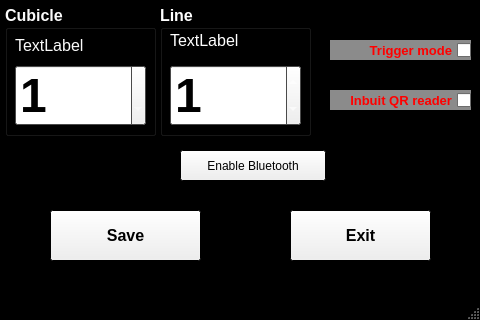
<?xml version="1.0" encoding="UTF-8"?>
<ui version="4.0">
 <class>SETTINGSw</class>
 <widget class="QMainWindow" name="SETTINGSw">
  <property name="geometry">
   <rect>
    <x>0</x>
    <y>0</y>
    <width>480</width>
    <height>320</height>
   </rect>
  </property>
  <property name="palette">
   <palette>
    <active>
     <colorrole role="Base">
      <brush brushstyle="SolidPattern">
       <color alpha="255">
        <red>255</red>
        <green>255</green>
        <blue>255</blue>
       </color>
      </brush>
     </colorrole>
     <colorrole role="Window">
      <brush brushstyle="SolidPattern">
       <color alpha="255">
        <red>0</red>
        <green>0</green>
        <blue>0</blue>
       </color>
      </brush>
     </colorrole>
    </active>
    <inactive>
     <colorrole role="Base">
      <brush brushstyle="SolidPattern">
       <color alpha="255">
        <red>255</red>
        <green>255</green>
        <blue>255</blue>
       </color>
      </brush>
     </colorrole>
     <colorrole role="Window">
      <brush brushstyle="SolidPattern">
       <color alpha="255">
        <red>0</red>
        <green>0</green>
        <blue>0</blue>
       </color>
      </brush>
     </colorrole>
    </inactive>
    <disabled>
     <colorrole role="Base">
      <brush brushstyle="SolidPattern">
       <color alpha="255">
        <red>0</red>
        <green>0</green>
        <blue>0</blue>
       </color>
      </brush>
     </colorrole>
     <colorrole role="Window">
      <brush brushstyle="SolidPattern">
       <color alpha="255">
        <red>0</red>
        <green>0</green>
        <blue>0</blue>
       </color>
      </brush>
     </colorrole>
    </disabled>
   </palette>
  </property>
  <property name="windowTitle">
   <string>JIG SETTINGS</string>
  </property>
  <widget class="QWidget" name="centralwidget">
   <widget class="QPushButton" name="save">
    <property name="geometry">
     <rect>
      <x>50</x>
      <y>210</y>
      <width>151</width>
      <height>51</height>
     </rect>
    </property>
    <property name="font">
     <font>
      <pointsize>12</pointsize>
      <weight>75</weight>
      <bold>true</bold>
     </font>
    </property>
    <property name="text">
     <string>Save</string>
    </property>
   </widget>
   <widget class="QPushButton" name="exit">
    <property name="geometry">
     <rect>
      <x>290</x>
      <y>210</y>
      <width>141</width>
      <height>51</height>
     </rect>
    </property>
    <property name="font">
     <font>
      <pointsize>12</pointsize>
      <weight>75</weight>
      <bold>true</bold>
     </font>
    </property>
    <property name="text">
     <string>Exit</string>
    </property>
   </widget>
   <widget class="QGroupBox" name="groupBox">
    <property name="geometry">
     <rect>
      <x>5</x>
      <y>5</y>
      <width>151</width>
      <height>131</height>
     </rect>
    </property>
    <property name="palette">
     <palette>
      <active>
       <colorrole role="WindowText">
        <brush brushstyle="SolidPattern">
         <color alpha="255">
          <red>250</red>
          <green>250</green>
          <blue>250</blue>
         </color>
        </brush>
       </colorrole>
       <colorrole role="Base">
        <brush brushstyle="SolidPattern">
         <color alpha="255">
          <red>255</red>
          <green>255</green>
          <blue>255</blue>
         </color>
        </brush>
       </colorrole>
       <colorrole role="Window">
        <brush brushstyle="SolidPattern">
         <color alpha="255">
          <red>103</red>
          <green>103</green>
          <blue>103</blue>
         </color>
        </brush>
       </colorrole>
      </active>
      <inactive>
       <colorrole role="WindowText">
        <brush brushstyle="SolidPattern">
         <color alpha="255">
          <red>250</red>
          <green>250</green>
          <blue>250</blue>
         </color>
        </brush>
       </colorrole>
       <colorrole role="Base">
        <brush brushstyle="SolidPattern">
         <color alpha="255">
          <red>255</red>
          <green>255</green>
          <blue>255</blue>
         </color>
        </brush>
       </colorrole>
       <colorrole role="Window">
        <brush brushstyle="SolidPattern">
         <color alpha="255">
          <red>103</red>
          <green>103</green>
          <blue>103</blue>
         </color>
        </brush>
       </colorrole>
      </inactive>
      <disabled>
       <colorrole role="WindowText">
        <brush brushstyle="SolidPattern">
         <color alpha="255">
          <red>120</red>
          <green>120</green>
          <blue>120</blue>
         </color>
        </brush>
       </colorrole>
       <colorrole role="Base">
        <brush brushstyle="SolidPattern">
         <color alpha="255">
          <red>103</red>
          <green>103</green>
          <blue>103</blue>
         </color>
        </brush>
       </colorrole>
       <colorrole role="Window">
        <brush brushstyle="SolidPattern">
         <color alpha="255">
          <red>103</red>
          <green>103</green>
          <blue>103</blue>
         </color>
        </brush>
       </colorrole>
      </disabled>
     </palette>
    </property>
    <property name="font">
     <font>
      <pointsize>12</pointsize>
      <weight>75</weight>
      <bold>true</bold>
     </font>
    </property>
    <property name="title">
     <string>Cubicle</string>
    </property>
    <widget class="QSpinBox" name="spinBoxcube">
     <property name="geometry">
      <rect>
       <x>10</x>
       <y>60</y>
       <width>131</width>
       <height>61</height>
      </rect>
     </property>
     <property name="font">
      <font>
       <pointsize>36</pointsize>
      </font>
     </property>
     <property name="value">
      <number>1</number>
     </property>
    </widget>
    <widget class="QLabel" name="curcube">
     <property name="geometry">
      <rect>
       <x>10</x>
       <y>25</y>
       <width>141</width>
       <height>31</height>
      </rect>
     </property>
     <property name="font">
      <font>
       <weight>50</weight>
       <bold>false</bold>
      </font>
     </property>
     <property name="text">
      <string>TextLabel</string>
     </property>
    </widget>
   </widget>
   <widget class="QGroupBox" name="groupBox_2">
    <property name="geometry">
     <rect>
      <x>160</x>
      <y>5</y>
      <width>151</width>
      <height>131</height>
     </rect>
    </property>
    <property name="palette">
     <palette>
      <active>
       <colorrole role="WindowText">
        <brush brushstyle="SolidPattern">
         <color alpha="255">
          <red>255</red>
          <green>255</green>
          <blue>255</blue>
         </color>
        </brush>
       </colorrole>
       <colorrole role="Base">
        <brush brushstyle="SolidPattern">
         <color alpha="255">
          <red>255</red>
          <green>255</green>
          <blue>255</blue>
         </color>
        </brush>
       </colorrole>
       <colorrole role="Window">
        <brush brushstyle="SolidPattern">
         <color alpha="255">
          <red>103</red>
          <green>103</green>
          <blue>103</blue>
         </color>
        </brush>
       </colorrole>
      </active>
      <inactive>
       <colorrole role="WindowText">
        <brush brushstyle="SolidPattern">
         <color alpha="255">
          <red>255</red>
          <green>255</green>
          <blue>255</blue>
         </color>
        </brush>
       </colorrole>
       <colorrole role="Base">
        <brush brushstyle="SolidPattern">
         <color alpha="255">
          <red>255</red>
          <green>255</green>
          <blue>255</blue>
         </color>
        </brush>
       </colorrole>
       <colorrole role="Window">
        <brush brushstyle="SolidPattern">
         <color alpha="255">
          <red>103</red>
          <green>103</green>
          <blue>103</blue>
         </color>
        </brush>
       </colorrole>
      </inactive>
      <disabled>
       <colorrole role="WindowText">
        <brush brushstyle="SolidPattern">
         <color alpha="255">
          <red>120</red>
          <green>120</green>
          <blue>120</blue>
         </color>
        </brush>
       </colorrole>
       <colorrole role="Base">
        <brush brushstyle="SolidPattern">
         <color alpha="255">
          <red>103</red>
          <green>103</green>
          <blue>103</blue>
         </color>
        </brush>
       </colorrole>
       <colorrole role="Window">
        <brush brushstyle="SolidPattern">
         <color alpha="255">
          <red>103</red>
          <green>103</green>
          <blue>103</blue>
         </color>
        </brush>
       </colorrole>
      </disabled>
     </palette>
    </property>
    <property name="font">
     <font>
      <pointsize>12</pointsize>
      <weight>75</weight>
      <bold>true</bold>
     </font>
    </property>
    <property name="title">
     <string>Line</string>
    </property>
    <widget class="QSpinBox" name="spinBoxline">
     <property name="geometry">
      <rect>
       <x>10</x>
       <y>60</y>
       <width>131</width>
       <height>61</height>
      </rect>
     </property>
     <property name="font">
      <font>
       <pointsize>36</pointsize>
      </font>
     </property>
     <property name="value">
      <number>1</number>
     </property>
    </widget>
    <widget class="QLabel" name="curline">
     <property name="geometry">
      <rect>
       <x>10</x>
       <y>20</y>
       <width>131</width>
       <height>31</height>
      </rect>
     </property>
     <property name="font">
      <font>
       <weight>50</weight>
       <bold>false</bold>
      </font>
     </property>
     <property name="text">
      <string>TextLabel</string>
     </property>
    </widget>
   </widget>
   <widget class="QPushButton" name="pushButton">
    <property name="geometry">
     <rect>
      <x>180</x>
      <y>150</y>
      <width>146</width>
      <height>31</height>
     </rect>
    </property>
    <property name="text">
     <string>Enable Bluetooth</string>
    </property>
   </widget>
   <widget class="QCheckBox" name="checkBox">
    <property name="geometry">
     <rect>
      <x>330</x>
      <y>40</y>
      <width>141</width>
      <height>20</height>
     </rect>
    </property>
    <property name="palette">
     <palette>
      <active>
       <colorrole role="WindowText">
        <brush brushstyle="SolidPattern">
         <color alpha="255">
          <red>255</red>
          <green>0</green>
          <blue>0</blue>
         </color>
        </brush>
       </colorrole>
       <colorrole role="Button">
        <brush brushstyle="SolidPattern">
         <color alpha="255">
          <red>139</red>
          <green>139</green>
          <blue>139</blue>
         </color>
        </brush>
       </colorrole>
       <colorrole role="Light">
        <brush brushstyle="SolidPattern">
         <color alpha="255">
          <red>209</red>
          <green>209</green>
          <blue>209</blue>
         </color>
        </brush>
       </colorrole>
       <colorrole role="Midlight">
        <brush brushstyle="SolidPattern">
         <color alpha="255">
          <red>174</red>
          <green>174</green>
          <blue>174</blue>
         </color>
        </brush>
       </colorrole>
       <colorrole role="Dark">
        <brush brushstyle="SolidPattern">
         <color alpha="255">
          <red>69</red>
          <green>69</green>
          <blue>69</blue>
         </color>
        </brush>
       </colorrole>
       <colorrole role="Mid">
        <brush brushstyle="SolidPattern">
         <color alpha="255">
          <red>93</red>
          <green>93</green>
          <blue>93</blue>
         </color>
        </brush>
       </colorrole>
       <colorrole role="Text">
        <brush brushstyle="SolidPattern">
         <color alpha="255">
          <red>0</red>
          <green>0</green>
          <blue>0</blue>
         </color>
        </brush>
       </colorrole>
       <colorrole role="BrightText">
        <brush brushstyle="SolidPattern">
         <color alpha="255">
          <red>255</red>
          <green>255</green>
          <blue>255</blue>
         </color>
        </brush>
       </colorrole>
       <colorrole role="ButtonText">
        <brush brushstyle="SolidPattern">
         <color alpha="255">
          <red>0</red>
          <green>0</green>
          <blue>0</blue>
         </color>
        </brush>
       </colorrole>
       <colorrole role="Base">
        <brush brushstyle="SolidPattern">
         <color alpha="255">
          <red>255</red>
          <green>255</green>
          <blue>255</blue>
         </color>
        </brush>
       </colorrole>
       <colorrole role="Window">
        <brush brushstyle="SolidPattern">
         <color alpha="255">
          <red>139</red>
          <green>139</green>
          <blue>139</blue>
         </color>
        </brush>
       </colorrole>
       <colorrole role="Shadow">
        <brush brushstyle="SolidPattern">
         <color alpha="255">
          <red>0</red>
          <green>0</green>
          <blue>0</blue>
         </color>
        </brush>
       </colorrole>
       <colorrole role="AlternateBase">
        <brush brushstyle="SolidPattern">
         <color alpha="255">
          <red>197</red>
          <green>197</green>
          <blue>197</blue>
         </color>
        </brush>
       </colorrole>
       <colorrole role="ToolTipBase">
        <brush brushstyle="SolidPattern">
         <color alpha="255">
          <red>255</red>
          <green>255</green>
          <blue>220</blue>
         </color>
        </brush>
       </colorrole>
       <colorrole role="ToolTipText">
        <brush brushstyle="SolidPattern">
         <color alpha="255">
          <red>0</red>
          <green>0</green>
          <blue>0</blue>
         </color>
        </brush>
       </colorrole>
      </active>
      <inactive>
       <colorrole role="WindowText">
        <brush brushstyle="SolidPattern">
         <color alpha="255">
          <red>255</red>
          <green>0</green>
          <blue>0</blue>
         </color>
        </brush>
       </colorrole>
       <colorrole role="Button">
        <brush brushstyle="SolidPattern">
         <color alpha="255">
          <red>139</red>
          <green>139</green>
          <blue>139</blue>
         </color>
        </brush>
       </colorrole>
       <colorrole role="Light">
        <brush brushstyle="SolidPattern">
         <color alpha="255">
          <red>209</red>
          <green>209</green>
          <blue>209</blue>
         </color>
        </brush>
       </colorrole>
       <colorrole role="Midlight">
        <brush brushstyle="SolidPattern">
         <color alpha="255">
          <red>174</red>
          <green>174</green>
          <blue>174</blue>
         </color>
        </brush>
       </colorrole>
       <colorrole role="Dark">
        <brush brushstyle="SolidPattern">
         <color alpha="255">
          <red>69</red>
          <green>69</green>
          <blue>69</blue>
         </color>
        </brush>
       </colorrole>
       <colorrole role="Mid">
        <brush brushstyle="SolidPattern">
         <color alpha="255">
          <red>93</red>
          <green>93</green>
          <blue>93</blue>
         </color>
        </brush>
       </colorrole>
       <colorrole role="Text">
        <brush brushstyle="SolidPattern">
         <color alpha="255">
          <red>0</red>
          <green>0</green>
          <blue>0</blue>
         </color>
        </brush>
       </colorrole>
       <colorrole role="BrightText">
        <brush brushstyle="SolidPattern">
         <color alpha="255">
          <red>255</red>
          <green>255</green>
          <blue>255</blue>
         </color>
        </brush>
       </colorrole>
       <colorrole role="ButtonText">
        <brush brushstyle="SolidPattern">
         <color alpha="255">
          <red>0</red>
          <green>0</green>
          <blue>0</blue>
         </color>
        </brush>
       </colorrole>
       <colorrole role="Base">
        <brush brushstyle="SolidPattern">
         <color alpha="255">
          <red>255</red>
          <green>255</green>
          <blue>255</blue>
         </color>
        </brush>
       </colorrole>
       <colorrole role="Window">
        <brush brushstyle="SolidPattern">
         <color alpha="255">
          <red>139</red>
          <green>139</green>
          <blue>139</blue>
         </color>
        </brush>
       </colorrole>
       <colorrole role="Shadow">
        <brush brushstyle="SolidPattern">
         <color alpha="255">
          <red>0</red>
          <green>0</green>
          <blue>0</blue>
         </color>
        </brush>
       </colorrole>
       <colorrole role="AlternateBase">
        <brush brushstyle="SolidPattern">
         <color alpha="255">
          <red>197</red>
          <green>197</green>
          <blue>197</blue>
         </color>
        </brush>
       </colorrole>
       <colorrole role="ToolTipBase">
        <brush brushstyle="SolidPattern">
         <color alpha="255">
          <red>255</red>
          <green>255</green>
          <blue>220</blue>
         </color>
        </brush>
       </colorrole>
       <colorrole role="ToolTipText">
        <brush brushstyle="SolidPattern">
         <color alpha="255">
          <red>0</red>
          <green>0</green>
          <blue>0</blue>
         </color>
        </brush>
       </colorrole>
      </inactive>
      <disabled>
       <colorrole role="WindowText">
        <brush brushstyle="SolidPattern">
         <color alpha="255">
          <red>69</red>
          <green>69</green>
          <blue>69</blue>
         </color>
        </brush>
       </colorrole>
       <colorrole role="Button">
        <brush brushstyle="SolidPattern">
         <color alpha="255">
          <red>139</red>
          <green>139</green>
          <blue>139</blue>
         </color>
        </brush>
       </colorrole>
       <colorrole role="Light">
        <brush brushstyle="SolidPattern">
         <color alpha="255">
          <red>209</red>
          <green>209</green>
          <blue>209</blue>
         </color>
        </brush>
       </colorrole>
       <colorrole role="Midlight">
        <brush brushstyle="SolidPattern">
         <color alpha="255">
          <red>174</red>
          <green>174</green>
          <blue>174</blue>
         </color>
        </brush>
       </colorrole>
       <colorrole role="Dark">
        <brush brushstyle="SolidPattern">
         <color alpha="255">
          <red>69</red>
          <green>69</green>
          <blue>69</blue>
         </color>
        </brush>
       </colorrole>
       <colorrole role="Mid">
        <brush brushstyle="SolidPattern">
         <color alpha="255">
          <red>93</red>
          <green>93</green>
          <blue>93</blue>
         </color>
        </brush>
       </colorrole>
       <colorrole role="Text">
        <brush brushstyle="SolidPattern">
         <color alpha="255">
          <red>69</red>
          <green>69</green>
          <blue>69</blue>
         </color>
        </brush>
       </colorrole>
       <colorrole role="BrightText">
        <brush brushstyle="SolidPattern">
         <color alpha="255">
          <red>255</red>
          <green>255</green>
          <blue>255</blue>
         </color>
        </brush>
       </colorrole>
       <colorrole role="ButtonText">
        <brush brushstyle="SolidPattern">
         <color alpha="255">
          <red>69</red>
          <green>69</green>
          <blue>69</blue>
         </color>
        </brush>
       </colorrole>
       <colorrole role="Base">
        <brush brushstyle="SolidPattern">
         <color alpha="255">
          <red>139</red>
          <green>139</green>
          <blue>139</blue>
         </color>
        </brush>
       </colorrole>
       <colorrole role="Window">
        <brush brushstyle="SolidPattern">
         <color alpha="255">
          <red>139</red>
          <green>139</green>
          <blue>139</blue>
         </color>
        </brush>
       </colorrole>
       <colorrole role="Shadow">
        <brush brushstyle="SolidPattern">
         <color alpha="255">
          <red>0</red>
          <green>0</green>
          <blue>0</blue>
         </color>
        </brush>
       </colorrole>
       <colorrole role="AlternateBase">
        <brush brushstyle="SolidPattern">
         <color alpha="255">
          <red>139</red>
          <green>139</green>
          <blue>139</blue>
         </color>
        </brush>
       </colorrole>
       <colorrole role="ToolTipBase">
        <brush brushstyle="SolidPattern">
         <color alpha="255">
          <red>255</red>
          <green>255</green>
          <blue>220</blue>
         </color>
        </brush>
       </colorrole>
       <colorrole role="ToolTipText">
        <brush brushstyle="SolidPattern">
         <color alpha="255">
          <red>0</red>
          <green>0</green>
          <blue>0</blue>
         </color>
        </brush>
       </colorrole>
      </disabled>
     </palette>
    </property>
    <property name="font">
     <font>
      <pointsize>10</pointsize>
      <weight>75</weight>
      <bold>true</bold>
     </font>
    </property>
    <property name="layoutDirection">
     <enum>Qt::RightToLeft</enum>
    </property>
    <property name="autoFillBackground">
     <bool>true</bool>
    </property>
    <property name="text">
     <string>Trigger mode</string>
    </property>
    <property name="iconSize">
     <size>
      <width>25</width>
      <height>25</height>
     </size>
    </property>
   </widget>
   <widget class="QCheckBox" name="checkBox_2">
    <property name="geometry">
     <rect>
      <x>330</x>
      <y>90</y>
      <width>141</width>
      <height>20</height>
     </rect>
    </property>
    <property name="palette">
     <palette>
      <active>
       <colorrole role="WindowText">
        <brush brushstyle="SolidPattern">
         <color alpha="255">
          <red>255</red>
          <green>0</green>
          <blue>0</blue>
         </color>
        </brush>
       </colorrole>
       <colorrole role="Button">
        <brush brushstyle="SolidPattern">
         <color alpha="255">
          <red>139</red>
          <green>139</green>
          <blue>139</blue>
         </color>
        </brush>
       </colorrole>
       <colorrole role="Light">
        <brush brushstyle="SolidPattern">
         <color alpha="255">
          <red>209</red>
          <green>209</green>
          <blue>209</blue>
         </color>
        </brush>
       </colorrole>
       <colorrole role="Midlight">
        <brush brushstyle="SolidPattern">
         <color alpha="255">
          <red>174</red>
          <green>174</green>
          <blue>174</blue>
         </color>
        </brush>
       </colorrole>
       <colorrole role="Dark">
        <brush brushstyle="SolidPattern">
         <color alpha="255">
          <red>69</red>
          <green>69</green>
          <blue>69</blue>
         </color>
        </brush>
       </colorrole>
       <colorrole role="Mid">
        <brush brushstyle="SolidPattern">
         <color alpha="255">
          <red>93</red>
          <green>93</green>
          <blue>93</blue>
         </color>
        </brush>
       </colorrole>
       <colorrole role="Text">
        <brush brushstyle="SolidPattern">
         <color alpha="255">
          <red>0</red>
          <green>0</green>
          <blue>0</blue>
         </color>
        </brush>
       </colorrole>
       <colorrole role="BrightText">
        <brush brushstyle="SolidPattern">
         <color alpha="255">
          <red>255</red>
          <green>255</green>
          <blue>255</blue>
         </color>
        </brush>
       </colorrole>
       <colorrole role="ButtonText">
        <brush brushstyle="SolidPattern">
         <color alpha="255">
          <red>0</red>
          <green>0</green>
          <blue>0</blue>
         </color>
        </brush>
       </colorrole>
       <colorrole role="Base">
        <brush brushstyle="SolidPattern">
         <color alpha="255">
          <red>255</red>
          <green>255</green>
          <blue>255</blue>
         </color>
        </brush>
       </colorrole>
       <colorrole role="Window">
        <brush brushstyle="SolidPattern">
         <color alpha="255">
          <red>139</red>
          <green>139</green>
          <blue>139</blue>
         </color>
        </brush>
       </colorrole>
       <colorrole role="Shadow">
        <brush brushstyle="SolidPattern">
         <color alpha="255">
          <red>0</red>
          <green>0</green>
          <blue>0</blue>
         </color>
        </brush>
       </colorrole>
       <colorrole role="AlternateBase">
        <brush brushstyle="SolidPattern">
         <color alpha="255">
          <red>197</red>
          <green>197</green>
          <blue>197</blue>
         </color>
        </brush>
       </colorrole>
       <colorrole role="ToolTipBase">
        <brush brushstyle="SolidPattern">
         <color alpha="255">
          <red>255</red>
          <green>255</green>
          <blue>220</blue>
         </color>
        </brush>
       </colorrole>
       <colorrole role="ToolTipText">
        <brush brushstyle="SolidPattern">
         <color alpha="255">
          <red>0</red>
          <green>0</green>
          <blue>0</blue>
         </color>
        </brush>
       </colorrole>
      </active>
      <inactive>
       <colorrole role="WindowText">
        <brush brushstyle="SolidPattern">
         <color alpha="255">
          <red>255</red>
          <green>0</green>
          <blue>0</blue>
         </color>
        </brush>
       </colorrole>
       <colorrole role="Button">
        <brush brushstyle="SolidPattern">
         <color alpha="255">
          <red>139</red>
          <green>139</green>
          <blue>139</blue>
         </color>
        </brush>
       </colorrole>
       <colorrole role="Light">
        <brush brushstyle="SolidPattern">
         <color alpha="255">
          <red>209</red>
          <green>209</green>
          <blue>209</blue>
         </color>
        </brush>
       </colorrole>
       <colorrole role="Midlight">
        <brush brushstyle="SolidPattern">
         <color alpha="255">
          <red>174</red>
          <green>174</green>
          <blue>174</blue>
         </color>
        </brush>
       </colorrole>
       <colorrole role="Dark">
        <brush brushstyle="SolidPattern">
         <color alpha="255">
          <red>69</red>
          <green>69</green>
          <blue>69</blue>
         </color>
        </brush>
       </colorrole>
       <colorrole role="Mid">
        <brush brushstyle="SolidPattern">
         <color alpha="255">
          <red>93</red>
          <green>93</green>
          <blue>93</blue>
         </color>
        </brush>
       </colorrole>
       <colorrole role="Text">
        <brush brushstyle="SolidPattern">
         <color alpha="255">
          <red>0</red>
          <green>0</green>
          <blue>0</blue>
         </color>
        </brush>
       </colorrole>
       <colorrole role="BrightText">
        <brush brushstyle="SolidPattern">
         <color alpha="255">
          <red>255</red>
          <green>255</green>
          <blue>255</blue>
         </color>
        </brush>
       </colorrole>
       <colorrole role="ButtonText">
        <brush brushstyle="SolidPattern">
         <color alpha="255">
          <red>0</red>
          <green>0</green>
          <blue>0</blue>
         </color>
        </brush>
       </colorrole>
       <colorrole role="Base">
        <brush brushstyle="SolidPattern">
         <color alpha="255">
          <red>255</red>
          <green>255</green>
          <blue>255</blue>
         </color>
        </brush>
       </colorrole>
       <colorrole role="Window">
        <brush brushstyle="SolidPattern">
         <color alpha="255">
          <red>139</red>
          <green>139</green>
          <blue>139</blue>
         </color>
        </brush>
       </colorrole>
       <colorrole role="Shadow">
        <brush brushstyle="SolidPattern">
         <color alpha="255">
          <red>0</red>
          <green>0</green>
          <blue>0</blue>
         </color>
        </brush>
       </colorrole>
       <colorrole role="AlternateBase">
        <brush brushstyle="SolidPattern">
         <color alpha="255">
          <red>197</red>
          <green>197</green>
          <blue>197</blue>
         </color>
        </brush>
       </colorrole>
       <colorrole role="ToolTipBase">
        <brush brushstyle="SolidPattern">
         <color alpha="255">
          <red>255</red>
          <green>255</green>
          <blue>220</blue>
         </color>
        </brush>
       </colorrole>
       <colorrole role="ToolTipText">
        <brush brushstyle="SolidPattern">
         <color alpha="255">
          <red>0</red>
          <green>0</green>
          <blue>0</blue>
         </color>
        </brush>
       </colorrole>
      </inactive>
      <disabled>
       <colorrole role="WindowText">
        <brush brushstyle="SolidPattern">
         <color alpha="255">
          <red>69</red>
          <green>69</green>
          <blue>69</blue>
         </color>
        </brush>
       </colorrole>
       <colorrole role="Button">
        <brush brushstyle="SolidPattern">
         <color alpha="255">
          <red>139</red>
          <green>139</green>
          <blue>139</blue>
         </color>
        </brush>
       </colorrole>
       <colorrole role="Light">
        <brush brushstyle="SolidPattern">
         <color alpha="255">
          <red>209</red>
          <green>209</green>
          <blue>209</blue>
         </color>
        </brush>
       </colorrole>
       <colorrole role="Midlight">
        <brush brushstyle="SolidPattern">
         <color alpha="255">
          <red>174</red>
          <green>174</green>
          <blue>174</blue>
         </color>
        </brush>
       </colorrole>
       <colorrole role="Dark">
        <brush brushstyle="SolidPattern">
         <color alpha="255">
          <red>69</red>
          <green>69</green>
          <blue>69</blue>
         </color>
        </brush>
       </colorrole>
       <colorrole role="Mid">
        <brush brushstyle="SolidPattern">
         <color alpha="255">
          <red>93</red>
          <green>93</green>
          <blue>93</blue>
         </color>
        </brush>
       </colorrole>
       <colorrole role="Text">
        <brush brushstyle="SolidPattern">
         <color alpha="255">
          <red>69</red>
          <green>69</green>
          <blue>69</blue>
         </color>
        </brush>
       </colorrole>
       <colorrole role="BrightText">
        <brush brushstyle="SolidPattern">
         <color alpha="255">
          <red>255</red>
          <green>255</green>
          <blue>255</blue>
         </color>
        </brush>
       </colorrole>
       <colorrole role="ButtonText">
        <brush brushstyle="SolidPattern">
         <color alpha="255">
          <red>69</red>
          <green>69</green>
          <blue>69</blue>
         </color>
        </brush>
       </colorrole>
       <colorrole role="Base">
        <brush brushstyle="SolidPattern">
         <color alpha="255">
          <red>139</red>
          <green>139</green>
          <blue>139</blue>
         </color>
        </brush>
       </colorrole>
       <colorrole role="Window">
        <brush brushstyle="SolidPattern">
         <color alpha="255">
          <red>139</red>
          <green>139</green>
          <blue>139</blue>
         </color>
        </brush>
       </colorrole>
       <colorrole role="Shadow">
        <brush brushstyle="SolidPattern">
         <color alpha="255">
          <red>0</red>
          <green>0</green>
          <blue>0</blue>
         </color>
        </brush>
       </colorrole>
       <colorrole role="AlternateBase">
        <brush brushstyle="SolidPattern">
         <color alpha="255">
          <red>139</red>
          <green>139</green>
          <blue>139</blue>
         </color>
        </brush>
       </colorrole>
       <colorrole role="ToolTipBase">
        <brush brushstyle="SolidPattern">
         <color alpha="255">
          <red>255</red>
          <green>255</green>
          <blue>220</blue>
         </color>
        </brush>
       </colorrole>
       <colorrole role="ToolTipText">
        <brush brushstyle="SolidPattern">
         <color alpha="255">
          <red>0</red>
          <green>0</green>
          <blue>0</blue>
         </color>
        </brush>
       </colorrole>
      </disabled>
     </palette>
    </property>
    <property name="font">
     <font>
      <pointsize>10</pointsize>
      <weight>75</weight>
      <bold>true</bold>
     </font>
    </property>
    <property name="layoutDirection">
     <enum>Qt::RightToLeft</enum>
    </property>
    <property name="autoFillBackground">
     <bool>true</bool>
    </property>
    <property name="text">
     <string>Inbuit QR reader</string>
    </property>
    <property name="iconSize">
     <size>
      <width>25</width>
      <height>25</height>
     </size>
    </property>
   </widget>
  </widget>
  <widget class="QMenuBar" name="menubar">
   <property name="geometry">
    <rect>
     <x>0</x>
     <y>0</y>
     <width>480</width>
     <height>21</height>
    </rect>
   </property>
  </widget>
  <widget class="QStatusBar" name="statusbar"/>
 </widget>
 <resources/>
 <connections/>
</ui>
